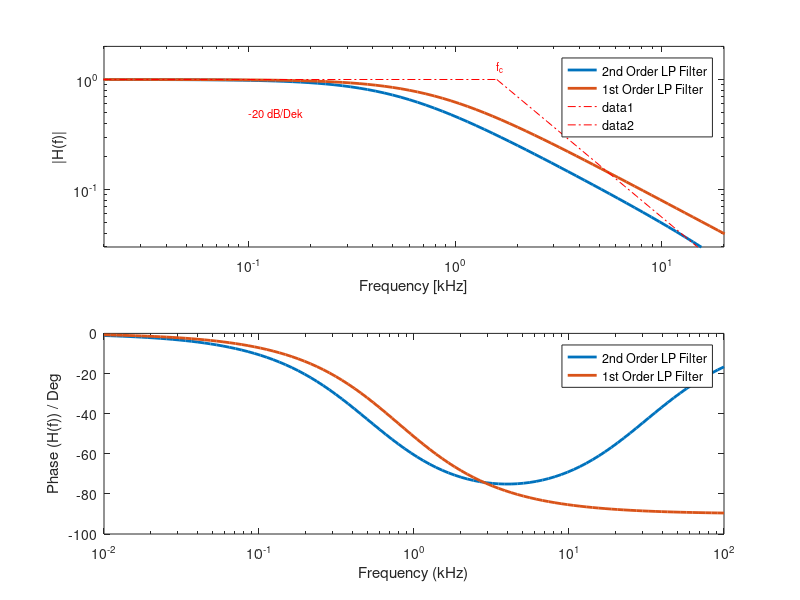

This figure's MATLAB source: (Note: this script raises an error after producing the figure.)
%% ------------------Exercise 4--------------------------
% Assignment 1
clc, close all; clear all;

u1 = 1; %V
R = 1e3; %Ohms
C = 100e-9; %F
f = logspace(1,5,100);
s = i*2*pi*f;
f_c = 1 / (R*C*2*pi);

%---Magnitude---
u2 = (u1) ./ ((2*pi*f.^2*R^2*C^2) + (3*R*C*s) + 1);
u3 = (u1) ./ (1 + i*2*pi*(R*2)*C*f);

figure('Position', [100 100 600 400]);
subplot(2,1,1)
loglog(f/1000, abs(u2), 'LineWidth', 2); hold on;
loglog(f/1000, abs(u3), 'LineWidth', 2);
xlabel("Frequency [kHz]"); ylabel("|H(f)|");
axis([20/1000 20 3e-2 2]);
legend("2nd Order LP Filter", "1st Order LP Filter")
H = line([0.0008 f_c/1000],[1 1]);
set(H, 'LineStyle', '-.', 'Color', 'r');
H = line([f_c/1000 150],[max(u2) 0.0008]);
set(H, 'LineStyle', '-.', 'Color', 'r');
text(f_c/1000,1.3,'f_c', 'FontSize', 8, 'Color', 'r');
text(0.1,0.5,'-20 dB/Dek', 'FontSize', 8, 'Color', 'r');

%----Phase----
subplot(2,1,2)
semilogx(f/1000, angle(u2)*180/pi, 'LineWidth', 2); hold on;
semilogx(f/1000, angle(u3)*180/pi, 'LineWidth', 2);
xlabel("Frequency (kHz)"); ylabel("Phase (H(f)) / Deg");
legend("2nd Order LP Filter", "1st Order LP Filter")
%--------------------------------------------------------------------------
%% ------------------------ assignment 2 -----------------------------------

clc, close all;
T = 3.5;  % Total signal duration in (s), more averages with longer signal
t_start = 0.4;                   % signal start: remove also transient part
t_stop=3.4;                      % signal end: remove the fading part

R = 1e3; %Ohms
C = 100e-9; %F
f = logspace(1,5,100);
s = i*2*pi*f;
f1_c = 1 / (R*C*2*pi);

%  Define parameters of your measurement
name='Test Transfer Function Measurement V0';  % name for output file
fs = 48000;             % sampling frequency, make sure value is correct!
N_freqs = 179;          % number of frequencies between f_start and f_stop 
f_start = 55;           % start frequency (Hz)
f_stop = 22000;         % stop frequency (Hz)
block_size = 2^12;      % block size (FFT window length)
ampl=0.01;              % select peak amplitude of output re full scale
%  Initialize audio interface and device reader
deviceReader = audioDeviceReader;
deviceReader.Driver = 'ASIO';

BufferSize = 1024;
saving = false;
aPR = audioPlayerRecorder('Device', 'ASIO4ALL v2', ...
    'SampleRate', fs,...
    'BitDepth', '16-bit integer',...
    'SupportVariableSize', true,...
    'BufferSize', BufferSize, ...
    'PlayerChannelMapping', [1,2], ...
    'RecorderChannelMapping', [1,2]);


% The number of output frequencies might be less than N_freqs, as the function removes redundant frequencies  
[t, sig, ms_indices] = generate_multisine(N_freqs, f_start, f_stop, fs, block_size, T);
sig=sig*ampl;  % scale signal
% ramp-up, ramp-down with hanning window
t_ramp = 200e-3;
n_ramp = floor(t_ramp*fs);
hann = hanning(2*n_ramp, 'periodic');
sig(1:n_ramp) = sig(1:n_ramp) .* hann(1:n_ramp);
sig(end-n_ramp+1:end) = sig(end-n_ramp+1:end) .* hann(n_ramp+1:end);


[playData, recData, N_underrun, N_overrun] = play_rec(aPR, sig);
release(aPR);

t_recData = (0:size(recData, 1)-1)'/fs;

% Process measurement data 
n_start = floor(t_start*fs);
n_stop = floor(t_stop*fs);
num_avg = floor((n_stop-n_start+1) /block_size); % number of blocks in data
n_stop = n_start + num_avg*block_size;          % align end to block border

rec = recData(n_start:n_stop-1,:);  % cut out data for analysis
t_rec = (0:length(rec)-1)/fs;

fprintf('Analyse data from T=%.2f to %.2f (averaging over %i blocks)\n',t_start,t_stop,num_avg);

% Average in time domain
rec_avg=mean(reshape(rec,block_size,num_avg,2),2);

% FFT of input and output
fft_rec = fft(rec_avg)/block_size;
fft_rec = 2*fft_rec(2:floor(block_size/2)+1,:); % single sided spectrum without DC
fft_freqs = fs*(1:block_size/2)'/block_size; % frequencies of spectrum
    
% Spectrum for frequencies, where energy was provided
ms_fft_freqs = fft_freqs(ms_indices,:); % select frequency vector
ms_fft_rec = fft_rec(ms_indices,:);     % select frequencies in spectrum

% Calculate transfer function
H=ms_fft_rec(:, 1) ./ ms_fft_rec(:, 2);  % Modified due to our connections
figure('Position', [100 100 800 400]);
subplot(2,1,1)
title('Transfer Function');
loglog(ms_fft_freqs, abs(H), 'b.'); 
L_fc = line([f1_c f1_c],[0.004 1]);
set(L_fc, 'LineStyle', '-.', 'Color', 'r');
text(f1_c+50 ,0.1,'f_c', 'FontSize', 8, 'Color', 'r');
ylabel('|H|');


subplot(2,1,2)
semilogx(ms_fft_freqs, unwrap(angle(H))*180/pi, 'b.');
xlabel('f [Hz]');
ylabel('Phase(H) [deg]');
L_fc_an= line([57 22000], [-75 -75]);
set(L_fc_an, 'LineStyle', '-.', 'Color', 'r');
text(f1_c-100 , -83, 'f_c', 'FontSize', 8, 'Color', 'r');
%--------------------------------------------------------------------------
%% ------------------------- Assignment 3-----------------------------------
clc, close all; clear all;

fs = 48000;
BufferSize = 1024;     % ASIO Buffer Size (Samples)
T = 5;
N = fs*T;
t = (0:N-1)'/fs;
sample_length = numel(t);
hann_win = fs * 0.1; 
window = ramp_filter(hann_win, sample_length);

noise = wgn(sample_length, 1, 1,1,1,'linear') / 12;
signal= noise .* window * sample_length/sum(window);

signal = signal(hann_win:sample_length-hann_win-1);
deviceReader = audioDeviceReader;
deviceReader.Driver = 'ASIO';
devices = getAudioDevices(deviceReader);


saving = false;

aPR = audioPlayerRecorder('Device', 'ASIO4ALL v2',...
    'SampleRate', fs,...
    'BitDepth', '16-bit integer',...
    'SupportVariableSize', true,...
    'BufferSize', BufferSize, ...
    'PlayerChannelMapping', [1,2], ...
    'RecorderChannelMapping', [1,2]);

[playData, recData, N_underrun,N_overrun] = play_rec(aPR, signal);


frequencies_ch2 = fs/numel(recData(:,2)) * (0:numel(recData(:,2))/2);
t_recorded = (0:(numel(recData(:,1))-1))'/fs;

figure('Position', [100 100 800 400]);
plot(t_recorded, recData(:,1), '-b', 'Linewidth', 1);  grid on; axis tight;
xlabel("Time [s]");
ylabel("Signal amplitude (V)");
figure('Position', [100 100 800 400]);
plot(t_recorded, recData(:,2), '-r', 'Linewidth', 1);  grid on; axis tight;
xlabel("Time [s]");
ylabel("Signal amplitude (V)");


% Mean and standard deviation of both channel recordings in time domain
mean_value1 = mean(recData(:,1))
mean_value2 = mean(recData(:,2))
std_dev1 = std(recData(:,1))
std_dev2 = std(recData(:,2))
%--------------------------------------------------------------------------
%% ----------------------- Assignment 4-------------------------------------
clc, close all; clear all;

fs = 48000;
BufferSize = 1024;     % ASIO Buffer Size (Samples)
T = 10; % Duration of the signal (s)
A_noise = 0.4; % Peak amplitude of white noise (V)
A_sine = 0.05; % Amplitude of sine signal (V)
f_sine = 375; % Frequency of sine signal (Hz)
N = fs*T;
t = (0:N-1)'/fs;
sample_length = numel(t);
hann_win = fs * 0.01; 
window = ramp_filter(hann_win, sample_length);
% Generate white noise with peak amplitude of 0.4 V
noise = A_noise * randn(size(t));

% Create sinusoidal signal with amplitude of 50 mV (0.05 V) and frequency of 375 Hz
sine_signal = A_sine * sin(2*pi*f_sine*t);

% Add sinusoidal signal to the noise
signal = noise + sine_signal;
f_signal= signal .* window * sample_length/sum(window);

% f_signal = f_signal(hann_win:sample_length-hann_win-1);
deviceReader = audioDeviceReader;
deviceReader.Driver = 'ASIO';
devices = getAudioDevices(deviceReader);


saving = false;

aPR = audioPlayerRecorder('Device', 'ASIO4ALL v2',...
    'SampleRate', fs,...
    'BitDepth', '16-bit integer',...
    'SupportVariableSize', true,...
    'BufferSize', BufferSize, ...
    'PlayerChannelMapping', [1,2], ...
    'RecorderChannelMapping', [1,2]);

[playData, recData, N_underrun,N_overrun] = play_rec(aPR, f_signal);


frequencies_ch2 = fs/numel(recData(:,2)) * (0:numel(recData(:,2))/2);
t_recorded = (0:(numel(recData(:,1))-1))'/fs;

figure('Position', [100 100 800 400]);
plot(t_recorded, recData(:,1), '-b', 'Linewidth', 1);  grid on; axis tight;
xlabel("Time [s]");
ylabel("Signal amplitude (V)");

figure('Position', [100 100 800 400]);
plot(t_recorded, recData(:,2), '-r', 'Linewidth', 1);  grid on; axis tight;
ylim([-1.2, 1.2]);
xlabel("Time [s]");
ylabel("Signal amplitude (V)");

% Define block size
block_size = 2^12; % 4096 samples

% Calculate the number of blocks
num_blocks = floor(numel(recData(:,2)) / block_size);

% Reshape the signal into a matrix with each column representing a block

output1 = recData(:,1);
output1_blocks = reshape(output1(1:num_blocks*block_size), block_size, num_blocks);
output2 = recData(:,2);
output2_blocks = reshape(output2(1:num_blocks*block_size), block_size, num_blocks);
% Calculate the average of each block
average_blocks1 = mean(output1_blocks');
average_blocks2 = mean(output2_blocks');

% Plot the average of blocks 1
figure('Position', [100 100 800 400]);
t_blocks = ((0:block_size-1) / fs) * num_blocks; 
% t_blocks = t_recorded / block_size;
plot(t_blocks, average_blocks1, 'color', 'blue'); hold on; axis tight;
xlabel('Time (s)');
ylabel('Average Amplitude (V)');
grid on;

% Plot the average of blocks 2
figure('Position', [100 100 800 400]);
plot(t_blocks, average_blocks2, 'color', 'red'); hold off; axis tight;
xlabel('Time (s)');
ylabel('Average Amplitude (V)');
grid on;

%mean and std
mean_value1 = mean(average_blocks1)
mean_value2 = mean(average_blocks2)
std_dev1 = std(average_blocks1) 
std_dev2 = std(average_blocks2)



% Compute the FFT for every block of the signal
Freq_bins = [1:1:118];
% signal_length = numel(recData(:,2));
for k = 1:num_blocks
    %average of complex spectra
    fft_blocks_double_sided1_raw = fft(output1_blocks(:,k));
    fft_blocks1_scale_raw = fft_blocks_double_sided1_raw/numel(output1_blocks(:,k));
    fft_blocks1_raw = fft_blocks1_scale_raw(1:numel(output1_blocks(:,k))/2+1);
    fft_blocks1_raw(2:end-1) = 2*fft_blocks1_raw(2:end-1);
    average_fft_blocks_raw(1,k) = mean(fft_blocks1_raw);
    %average for absolute values
    fft_blocks_double_sided1 = fft(output1_blocks(:,k));
    fft_blocks1_scale = abs(fft_blocks_double_sided1/numel(output1_blocks(:,k)));
    fft_blocks1 = fft_blocks1_scale(1:numel(output1_blocks(:,k))/2+1);
    fft_blocks1(2:end-1) = 2*fft_blocks1(2:end-1);
    average_fft_blocks(1,k) = mean(fft_blocks1);


end

figure('Position', [100 100 800 400]);
plot(Freq_bins, abs(average_fft_blocks_raw));
xlabel('Number of Bins');
ylabel('Magnitude (V)');
grid on; axis tight;

Freq_bins = Freq_bins(5:(numel(Freq_bins)-2));
average_fft_blocks =  average_fft_blocks(5:(numel(average_fft_blocks)-2));

figure('Position', [100 100 800 400]);
plot(Freq_bins, average_fft_blocks);
xlabel('Number of Bins');
ylabel('Magnitude (V)');
grid on; axis tight;

% Define block size
block_size1 = 2^9; % 4096 samples
% Calculate the number of blocks
num_blocks1 = floor(numel(recData(:,2)) / block_size1);
% Reshape the signal into a matrix with each column representing a block
output11_blocks = reshape(output1(1:num_blocks1*block_size1), block_size1, num_blocks1);
Freq_bins1 = [1:1:num_blocks1];
for k = 1:num_blocks1
    fft_blocks_double_sided11 = fft(output11_blocks(:,k));
    fft_blocks11_scale = abs(fft_blocks_double_sided11/numel(output11_blocks(:,k)));
    fft_blocks11 = fft_blocks11_scale(1:numel(output11_blocks(:,k))/2+1);
    fft_blocks11(2:end-1) = 2*fft_blocks11(2:end-1);
    average_fft_blocks1(1,k) = mean(fft_blocks11);
end

% Define block size
block_size2 = 2^10; % 4096 samples
% Calculate the number of blocks
num_blocks2 = floor(numel(recData(:,2)) / block_size2);
% Reshape the signal into a matrix with each column representing a block
output12_blocks = reshape(output1(1:num_blocks2*block_size2), block_size2, num_blocks2);
Freq_bins2 = [1:1:num_blocks2];
for k = 1:num_blocks2
    fft_blocks_double_sided12 = fft(output12_blocks(:,k));
    fft_blocks12_scale = abs(fft_blocks_double_sided12/numel(output12_blocks(:,k)));
    fft_blocks12 = fft_blocks12_scale(1:numel(output12_blocks(:,k))/2+1);
    fft_blocks12(2:end-1) = 2*fft_blocks12(2:end-1);
    average_fft_blocks2(1,k) = mean(fft_blocks12);
end


% Define block size
block_size3 = 2^11; % 4096 samples
% Calculate the number of blocks
num_blocks3 = floor(numel(recData(:,2)) / block_size3);
% Reshape the signal into a matrix with each column representing a block
output13_blocks = reshape(output1(1:num_blocks3*block_size3), block_size3, num_blocks3);
Freq_bins3 = [1:1:num_blocks3];
for k = 1:num_blocks3
    fft_blocks_double_sided13 = fft(output13_blocks(:,k));
    fft_blocks13_scale = abs(fft_blocks_double_sided13/numel(output13_blocks(:,k)));
    fft_blocks13 = fft_blocks13_scale(1:numel(output13_blocks(:,k))/2+1);
    fft_blocks13(2:end-1) = 2*fft_blocks13(2:end-1);
    average_fft_blocks3(1,k) = mean(fft_blocks13);
end

Freq_bins1 = Freq_bins1(10:(numel(Freq_bins1)-2));
Freq_bins2 = Freq_bins2(5:(numel(Freq_bins2)-2));
Freq_bins3 = Freq_bins3(5:(numel(Freq_bins3)-2));

average_fft_blocks1 =  average_fft_blocks1(10:(numel(average_fft_blocks1)-2));
average_fft_blocks2 = average_fft_blocks2(5:(numel(average_fft_blocks2)-2));
average_fft_blocks3 = average_fft_blocks3(5:(numel(average_fft_blocks3)-2));

fig2 = figure('Position', [20 20 700 700]);
subplot(3,1,1)
plot(Freq_bins1, average_fft_blocks1);
grid on; axis tight;

subplot(3,1,2)
plot(Freq_bins2, average_fft_blocks2);
grid on; axis tight;

subplot(3,1,3)
plot(Freq_bins3, average_fft_blocks3);
grid on; axis tight;

han=axes(fig2,'visible','off'); 
han.XLabel.Visible='on';
han.YLabel.Visible='on';
xlabel("'Number of Bins'", 'FontSize',14); ylabel("Magnitude (V)", 'FontSize',14);
%--------------------------------------------------------------------------